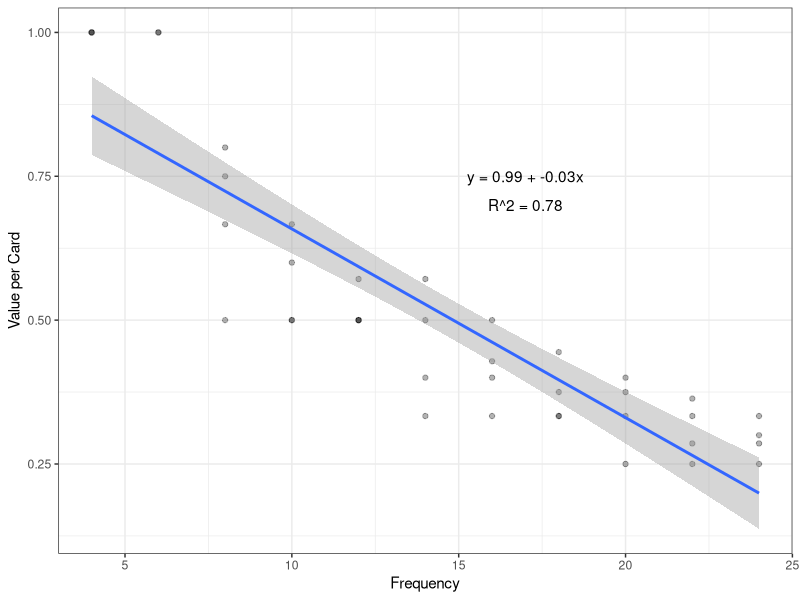
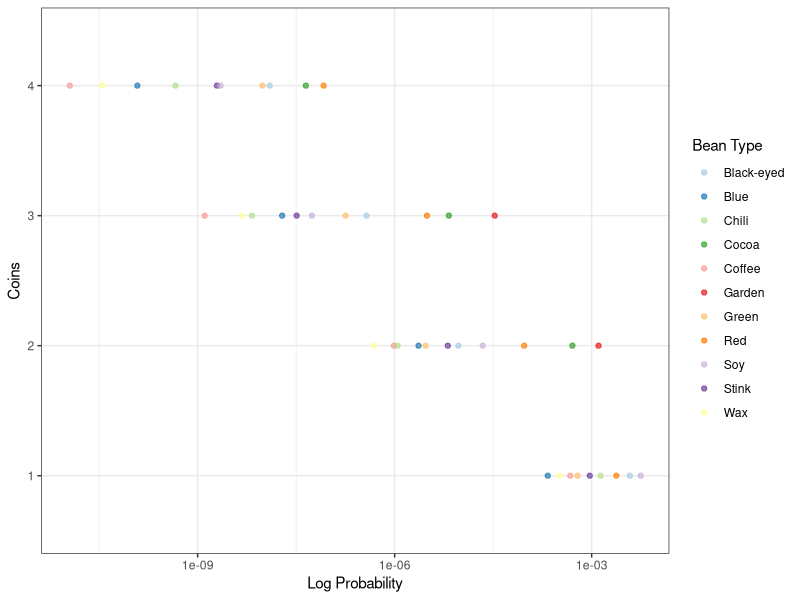
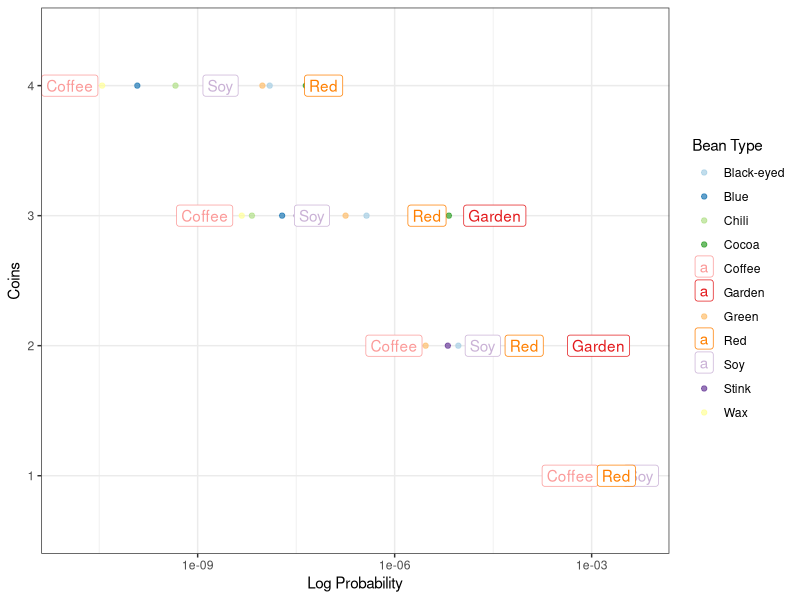

Source code (R) for these figures, in order:
## ---- chunk 1
knitr::opts_chunk$set(echo = FALSE, message=FALSE, warning=FALSE)

library(tidyverse)
library(assertthat)
theme_set(theme_bw())

## ---- chunk 2
cond_prob <- function(frequency=NA, num_cards=NA, total_cards=NA){
  current_prob <- 1
  (frequency-num_cards+1)
  for(i in frequency:(frequency-num_cards+1)){
    new_prob = i / total_cards
    total_cards = total_cards - 1 #Update number of cards in deck. 
    current_prob = current_prob * new_prob
  }
  return(current_prob)
}
#assertthat::are_equal(cond_prob(24, 4, 154), (24/154 * 23/153 * 22/152 * 21/151))
## ---- chunk 3
b_data <- read_csv("bohnanza_cards.csv")
total_cards <- sum(b_data$Frequency)
b_data_tidy <- b_data %>%
  pivot_longer(cols=P1:P4, values_to = "num_cards") %>% 
  mutate(points = gsub(name, pattern="P", replacement=""),
         points = as.numeric(points)) %>% 
  mutate(value_per_card = points/num_cards) %>% 
  filter(is.infinite(value_per_card)==F) #Might need to change this later based on analysis

b_data_tidy$prob_achieving_level <- mapply(cond_prob, b_data_tidy$Frequency, b_data_tidy$num_cards, total_cards)
b_data_tidy <- b_data_tidy %>% 
  mutate(new_term = value_per_card / (1/prob_achieving_level))


## ---- chunk 4
knitr::kable(b_data, caption="Bean types with their frequency and number of beans needed to reach different point levels.")
## ---- chunk 5
linmod_frequency <- lm(value_per_card~Frequency, data=b_data_tidy)

b_0 <- round(broom::tidy(linmod_frequency) %>% filter(term=="(Intercept)") %>% pull(estimate), 2)
b_1 <- round(broom::tidy(linmod_frequency) %>% filter(term=="Frequency") %>% pull(estimate), 2)
r_2 <- round(broom::glance(linmod_frequency) %>% pull(r.squared),2)

b_data_tidy %>% 
  ggplot(aes(x= Frequency, y=value_per_card)) + 
  geom_point(alpha=0.3) + 
  geom_smooth(method="lm") + 
  labs(y="Value per Card") + 
  annotate("text", label = paste0("y = ", b_0, " + ", b_1, "x"), x=17, y=0.75) + 
  annotate("text", label = paste0("R^2 = ", r_2), x=17, y=0.70) + 
  NULL

  
## ---- chunk 6
#Main graph to illustrate finding.
b_data_tidy %>% 
  ggplot(aes(x=prob_achieving_level, y=as.factor(points), color=Type)) + 
  geom_point(alpha=0.7) + 
  scale_color_brewer(type="qual", palette = "Paired") + 
  scale_x_log10() + 
  labs(x="Log Probability", y="Coins", color="Bean Type") + 
  NULL


## ---- chunk 7

#Highlight 'outliers' 
beans_of_interest <- c("Coffee", "Red", "Garden", "Soy")
outlier_labels <- b_data_tidy %>% 
  filter(Type %in% beans_of_interest)
b_data_tidy %>% 
  ggplot(aes(x=prob_achieving_level, y=as.factor(points), color=Type)) + 
  geom_point(alpha=0.7) + 
  scale_color_brewer(type="qual", palette = "Paired") + 
  scale_x_log10() + 
  labs(x="Log Probability", y="Coins", color="Bean Type") + 
  geom_label(data=outlier_labels, 
             aes(x=prob_achieving_level, y=as.factor(points), color=Type, label=Type)) + 
  NULL
